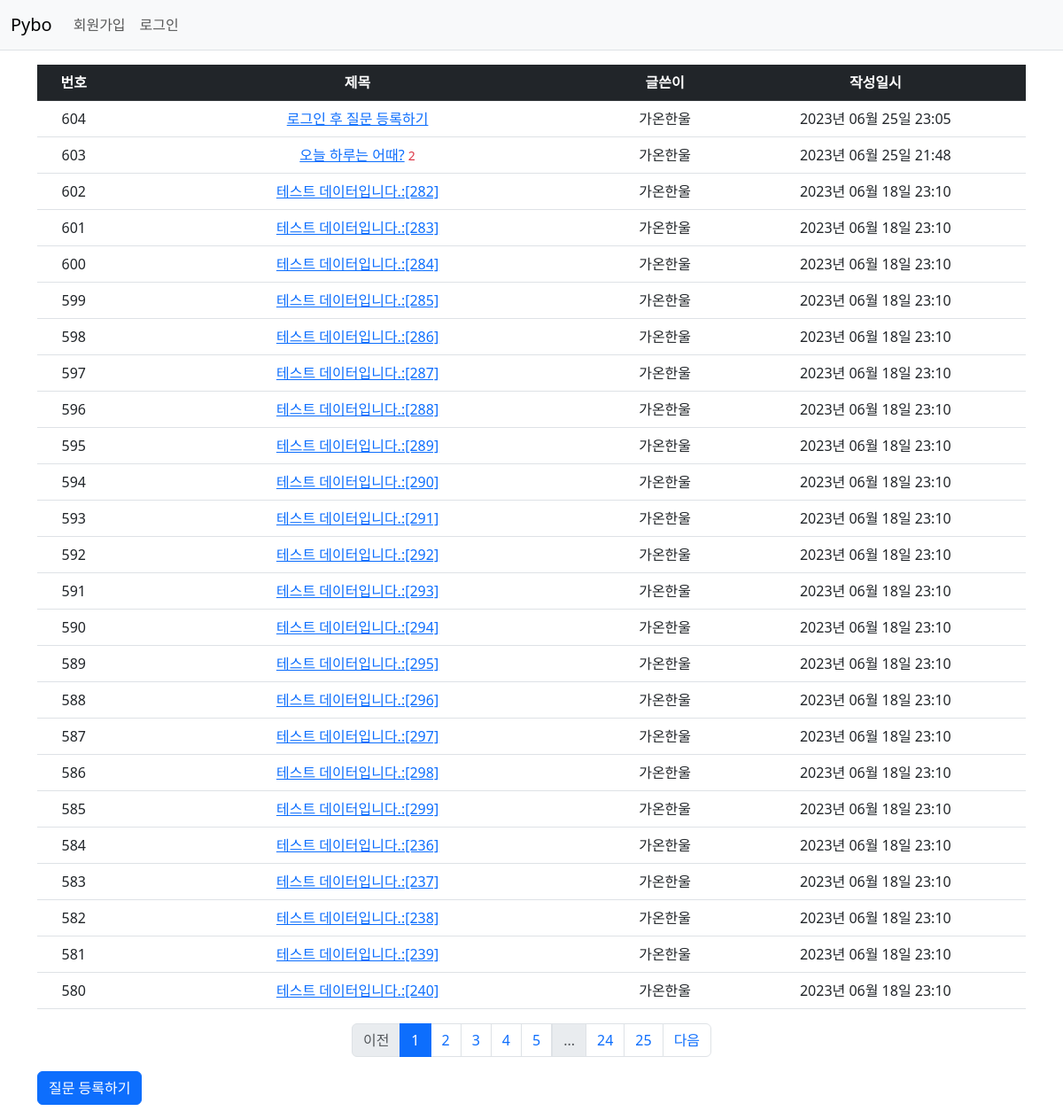
Page /question/list/ on the committed database.
### pybo/models.py (models this page shows)
class Question(db.Model) :
    id = db.Column(db.Integer, primary_key=True)
    subject = db.Column(db.String(200), nullable = False)
    content = db.Column(db.Text(), nullable = False)
    create_date = db.Column(db.DateTime(), nullable = False)
    user_id = db.Column(db.Integer, db.ForeignKey('user.id', ondelete = 'CASCADE'), nullable = False)
    user = db.relationship('User', backref = db.backref('question_set'))
    modify_date = db.Column(db.DateTime(), nullable = True)

class User(db.Model) :
    id = db.Column(db.Integer, primary_key = True)
    username = db.Column(db.String(150), unique = True, nullable = False)
    password = db.Column(db.String(200), nullable = False)
    email = db.Column(db.String(120), unique = True, nullable = False)

### pybo/views/question_views.py (the view)
@bp.route('/list/')
def _list() :
    page = request.args.get('page', type=int, default=1)  # 페이지
    question_list = Question.query.order_by(Question.create_date.desc())
    question_list = question_list.paginate(page=page, per_page=25)
    return render_template('question/question_list.html', question_list=question_list)

### pybo/filter.py (called while the page is built)
def format_datetime(value, fmt="%Y년 %m월 %d일 %H:%M") :
    return value.strftime(fmt)

### pybo/views/auth_views.py (called while the page is built)
@bp.before_app_request
def load_logged_in_user() :
    user_id = session.get('user_id')
    if user_id is None :
        g.user = None
    else :
        g.user = User.query.get(user_id)

### pybo/templates/question/question_list.html
{% extends 'base.html' %}
{% block content %}
<div class="container my-3">
    <table class="table">
        <thead>
            <tr class="text-center table-dark">
                <th>번호</th>
                <th style = "width:50%">제목</th>
                <th>글쓴이</th>
                <th>작성일시</th>
            </tr>
        </thead>
        <tbody>
            {% if question_list %}
            {% for question in question_list.items %}
            <tr class = "text-center">
                <td> {{ question_list.total - ((question_list.page-1) * question_list.per_page) - loop.index0 }} </td>
                <td class = "text-left">
                    <a href="{{ url_for('question.detail', question_id=question.id) }}">{{ question.subject }}</a>
                    {% if question.answer_set|length > 0 %}
                    <span class="text-danger small ml-2">{{ question.answer_set|length }}</span>
                    {% endif %}
                </td>
                <td>{{ question.user.username }}</td>
                <td>{{ question.create_date|datetime }}</td>
            </tr>
            {% endfor %}
            {% else %}
            <tr>
                <td colspan="3">질문이 없습니다.</td>
            </tr>
            {% endif %}
        </tbody>
    </table>
    <ul class="pagination justify-content-center">
        {% if question_list.has_prev %}
        <li class="page-item">
            <a class="page-link" href="?page={{ question_list.prev_num }}">이전</a>
        </li>
        {% else %}
        <li class="page-item disabled">
            <a class="page-link" tabindex="-1" aria-disabled="true" href="javascript:void(0)">이전</a>
        </li>
        {% endif %}
        {% for page_num in question_list.iter_pages() %}
        {% if page_num %}
        {% if page_num != question_list.page %}
        <li class="page-item">
            <a class="page-link" href="?page={{ page_num }}">{{ page_num }}</a>
        </li>
        {% else %}
        <li class="page-item active" aria-current="page">
            <a class="page-link" href="javascript:void(0)">{{ page_num }}</a>
        </li>
        {% endif %}
        {% else %}
        <li class="disabled">
            <a class="page-link" href="javascript:void(0)">...</a>
        </li>
        {% endif %}
        {% endfor %}
        {% if question_list.has_next %}
        <li class="page-item">
            <a class="page-link" href="?page={{ question_list.next_num }}">다음</a>
        </li>
        {% else %}
        <li class="page-item disabled">
            <a class="page-link" tabindex="-1" aria-disabled="true" href="javascript:void(0)">다음</a>
        </li>
        {% endif %}
    </ul>
    <a href="{{ url_for('question.create') }}" class="btn btn-primary">질문 등록하기</a>
</div>
{% endblock %}

### pybo/templates/base.html (shortened to what this page needs)
<!DOCTYPE html>
<html lang="ko">
<head>
    <link rel="stylesheet" href="{{ url_for('static', filename='bootstrap.min.css') }}">
    <link rel="stylesheet" href="{{ url_for('static', filename='style.css') }}">
</head>
<body>
    {% include "navbar.html" %}
    {% block content %}
    {% endblock %}
</body>
</html>

### pybo/templates/navbar.html (shortened to what this page needs)
<nav class="navbar navbar-expand-lg navbar-light bg-light border-bottom">
    <div class="container-fluid">
        <a class="navbar-brand" href="{{ url_for('main.index') }}">Pybo</a>
        <div class="collapse navbar-collapse" id="navbarSupportedContent">
            {% if g.user %}
            <ul class = "navbar-nav">
                <li class = "nav-item">
                    <a class = "nav-link" href = "{{ url_for('auth.logout') }}">{{ g.user.username }} (로그아웃)</a>
                </li>
            </ul>
            {% else %}
            <ul class="navbar-nav me-auto mb-2 mb-lg-0">
                <li class="nav-item">
                    <a class="nav-link" href="{{ url_for('auth.signup') }}">회원가입</a>
                </li>
                <li class="nav-item">
                    <a class="nav-link" href="{{ url_for('auth.login') }}">로그인</a>
                </li>
            </ul>
            {% endif %}
        </div>
    </div>
</nav>

### rows in the picture
Question: total "604", subject "로그인 후 질문 등록하기", user.username "가온한울", create_date "2023년 06월 25일 23:05"
Question: total "603", subject "오늘 하루는 어때?", answer_set|length "2", user.username "가온한울", create_date "2023년 06월 25일 21:48"
Question: total "602", subject "테스트 데이터입니다.:[282]", user.username "가온한울", create_date "2023년 06월 18일 23:10"
Question: total "601", subject "테스트 데이터입니다.:[283]", user.username "가온한울", create_date "2023년 06월 18일 23:10"
Question: total "600", subject "테스트 데이터입니다.:[284]", user.username "가온한울", create_date "2023년 06월 18일 23:10"
Question: total "599", subject "테스트 데이터입니다.:[285]", user.username "가온한울", create_date "2023년 06월 18일 23:10"
Question: total "598", subject "테스트 데이터입니다.:[286]", user.username "가온한울", create_date "2023년 06월 18일 23:10"
Question: total "597", subject "테스트 데이터입니다.:[287]", user.username "가온한울", create_date "2023년 06월 18일 23:10"
Question: total "596", subject "테스트 데이터입니다.:[288]", user.username "가온한울", create_date "2023년 06월 18일 23:10"
Question: total "595", subject "테스트 데이터입니다.:[289]", user.username "가온한울", create_date "2023년 06월 18일 23:10"
Question: id "594", subject "테스트 데이터입니다.:[290]", user.username "가온한울", create_date "2023년 06월 18일 23:10"
Question: total "593", subject "테스트 데이터입니다.:[291]", user.username "가온한울", create_date "2023년 06월 18일 23:10"
Question: total "592", subject "테스트 데이터입니다.:[292]", user.username "가온한울", create_date "2023년 06월 18일 23:10"
Question: total "591", subject "테스트 데이터입니다.:[293]", user.username "가온한울", create_date "2023년 06월 18일 23:10"
Question: total "590", subject "테스트 데이터입니다.:[294]", user.username "가온한울", create_date "2023년 06월 18일 23:10"
Question: total "589", subject "테스트 데이터입니다.:[295]", user.username "가온한울", create_date "2023년 06월 18일 23:10"
Question: total "588", subject "테스트 데이터입니다.:[296]", user.username "가온한울", create_date "2023년 06월 18일 23:10"
Question: total "587", subject "테스트 데이터입니다.:[297]", user.username "가온한울", create_date "2023년 06월 18일 23:10"
Question: total "586", subject "테스트 데이터입니다.:[298]", user.username "가온한울", create_date "2023년 06월 18일 23:10"
Question: total "585", subject "테스트 데이터입니다.:[299]", user.username "가온한울", create_date "2023년 06월 18일 23:10"
Question: total "584", subject "테스트 데이터입니다.:[236]", user.username "가온한울", create_date "2023년 06월 18일 23:10"
Question: total "583", subject "테스트 데이터입니다.:[237]", user.username "가온한울", create_date "2023년 06월 18일 23:10"
Question: total "582", subject "테스트 데이터입니다.:[238]", user.username "가온한울", create_date "2023년 06월 18일 23:10"
Question: total "581", subject "테스트 데이터입니다.:[239]", user.username "가온한울", create_date "2023년 06월 18일 23:10"
Question: total "580", subject "테스트 데이터입니다.:[240]", user.username "가온한울", create_date "2023년 06월 18일 23:10"

### other values in the picture
{{ page_num }} "1"
{{ page_num }} "2" "3" "4" "5" "24" "25"
